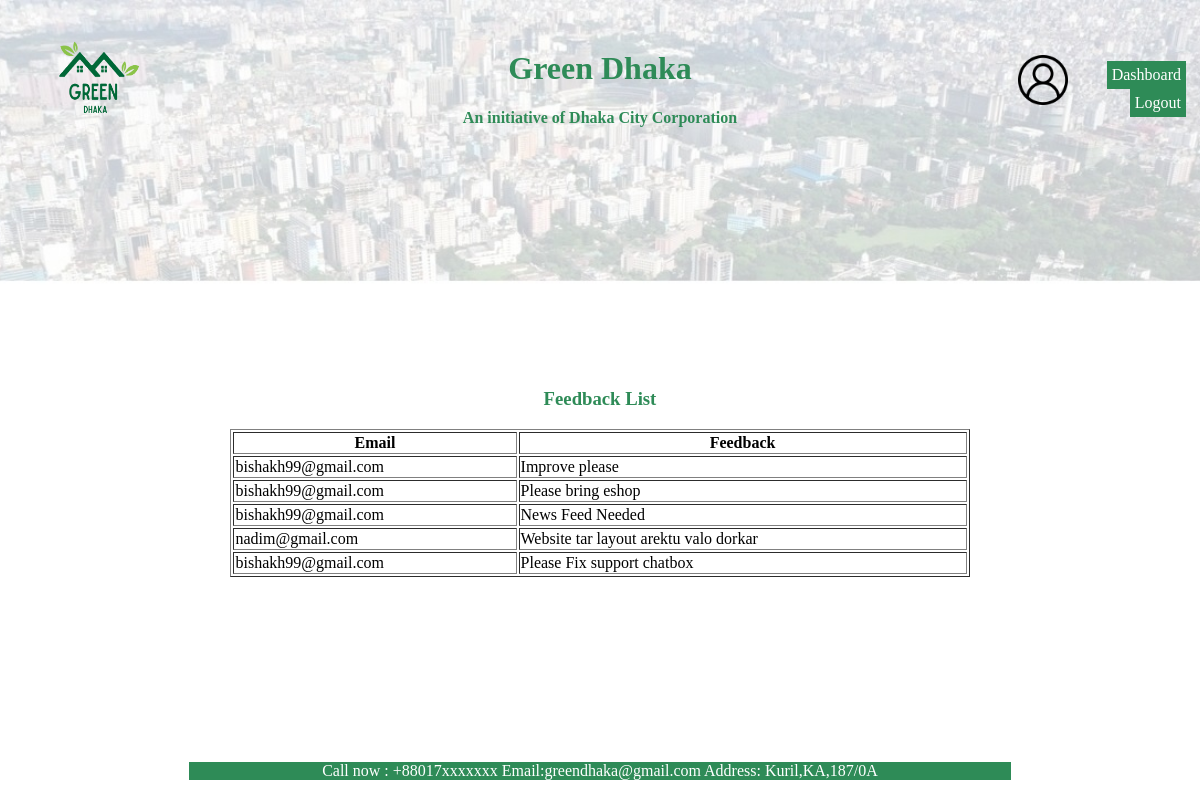
The app's page /View/adminFeedback.php (signed in) with its own data.
### tables this page shows
CREATE TABLE `feedback` (
  `email` varchar(200) NOT NULL,
  `feedback` mediumtext NOT NULL
);

### View/adminFeedback.php (the view, shortened to what this page needs)
<?php
    $con = mysqli_connect('127.0.0.1', 'root', '', 'greendhaka');
    $sql = "SELECT * FROM `feedback`";
    $result = mysqli_query($con, $sql);
?>
    <form method="post" action="../Controller/solarinsert.php">
    <table border="0" width = "100%" height = "100%">
            <tr >
                <td height="5%" width="15%" align="center">
                    <img src="../Images/logo.png" height="100" width="100" alt="Green Dhaka Logo">
                </td>
                <td align="center" height="5%"width="70%">
                    <h1 style="color:SeaGreen;">  </h1> <br>
                    <h1 style="color:SeaGreen;"> Green Dhaka </h1>
                    <h4 style="color:SeaGreen;"> An initiative of Dhaka City Corporation </h4>
                </td>
                <td >
                <table border="0" align="center">
                    <tr>
                        <td> <img src="../Images/user.png" height="50" width="50" alt="User Logo">
                        </td>
                        <td align="right"> <br>
                             <a href="adminDashboard.php">Dashboard</a>
                             <a href="login.php"> Logout <a>
                        </td>
                    </tr>
                </table>
                </td>
            </tr>
            <tr>
                <td colspan="3" align="center" height ="8%">
                </td>
            </tr>
            <tr>
            <td>
            </td>
                <td align ="center">
                <h3 style="color:SeaGreen;"> Feedback List  </h3>
                    <table border="1" width ="90%" align ="center">
                        <tr >
                            <th> Email   </th>
                            <th> Feedback   </th>
                        </tr>
                        <?php while($data = mysqli_fetch_assoc($result)){ ?>
                                <tr>
                                    <td><?=$data['email']?></td>
                                    <td><?=$data['feedback']?></td>
                                </tr>
                              <?php  } ?>
                    </table>
                </td>
                <td>
            </td>
            </tr>
            <tr height ="5%" align="center">
                <td>
                </td>
                <td>
                <p style="color:white;background-color:SeaGreen;"> Call now : +88017xxxxxxx Email:greendhaka@gmail.com Address: Kuril,KA,187/0A </p>
                </td>
                <td>
                </td>
            </tr>
    </table>
    </form>

### View/adminFeedback.php (style rules this page uses)
a:link { background-color: SeaGreen; color: white; padding: 5px 5px; text-align: center; text-decoration: none; display: inline-block; }

### records on screen
feedback: email "bishakh99@gmail.com", feedback "Improve please"
feedback: email "bishakh99@gmail.com", feedback "Please bring eshop"
feedback: email "bishakh99@gmail.com", feedback "News Feed Needed"
feedback: email "nadim@gmail.com", feedback "Website tar layout arektu valo dorkar"
feedback: email "bishakh99@gmail.com", feedback "Please Fix support chatbox"
